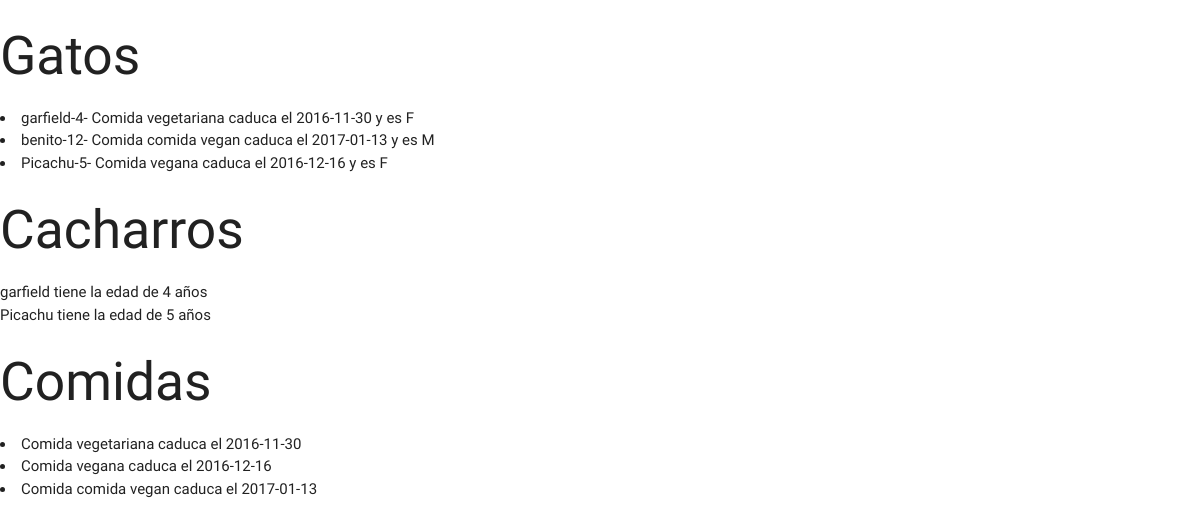
/gatos/hola/, run on the app's committed database.
### Gatos/models.py (models this page shows, shortened)
class Gato(models.Model):
    class Meta:
        verbose_name = "Gato"
        verbose_name_plural = "Gatos"
    name = models.CharField(max_length=10, blank=False, null=False)
    age = models.IntegerField(blank=True, null=False, default=0)
    callejero = models.BooleanField(default=False)
    sexo = models.CharField(max_length=10, choices=SEXO_CHOICES)
    date_added = models.DateTimeField(auto_now_add=True)
    comida = models.ForeignKey(Comida, related_name='gato_comida')

class Comida(models.Model):
	tipo = models.CharField(max_length=25, blank=False, null=False)
	compra = models.DateField(auto_now_add=True)
	caducidad = models.DateField()
	def __str__(self):
		return "Comida {0} caduca el {1}".format(self.tipo, str(self.caducidad))

### Gatos/views.py (the view)
def index(request):
	gatos = Gato.objects.all().order_by("-name")#filter(name="garfield")| Gato.objects.filter(callejero=False)
	cachorros = gatos.filter(age__lte = 10)
	comidas = 	Comida.objects.all()
	return render(request,"Gatos.html",{"gatos":gatos,"comidas":comidas,"cachorros":cachorros})

### templates/Gatos.html (shortened to what this page needs)
{% extends "main.html" %}
{% block body %}
<h2>Gatos</h2>
{% for gato in gatos %}
<li>{{gato.name}}-{{gato.age}}- {{gato.comida}} y es {{gato.sexo}}</li>
{% endfor %}
<h2>Cacharros</h2>
<ul>
	{% for cachorro in cachorros %}
			<li>{{cachorro.name}} tiene la edad de {{cachorro.age}} años
			</li>
	{% endfor %}
</ul>
<h2>Comidas</h2>
{% for comida in comidas  %}
	<li>{{comida}}
	</li>
{% endfor %}
{% endblock body %}

### templates/main.html (shortened to what this page needs)
<!DOCTYPE html>
<html lang="en">
<head>
	{% load staticfiles %}
	<link rel="stylesheet" type="text/css" href="{% static 'css/materialize.min.css' %}">
</head>
<body>
	{% block body %}
	{% endblock body %}
</body>
</html>

### data on the page
Gato: name "garfield", age "4", comida "Comida vegetariana caduca el 2016-11-30", sexo "F"
Gato: name "benito", age "12", comida "Comida comida vegan caduca el 2017-01-13", sexo "M"
Gato: name "Picachu", age "5", comida "Comida vegana caduca el 2016-12-16", sexo "F"
Comida: tipo+caducidad "Comida vegetariana caduca el 2016-11-30"
Comida: tipo+caducidad "Comida vegana caduca el 2016-12-16"
Comida: tipo+caducidad "Comida comida vegan caduca el 2017-01-13"
